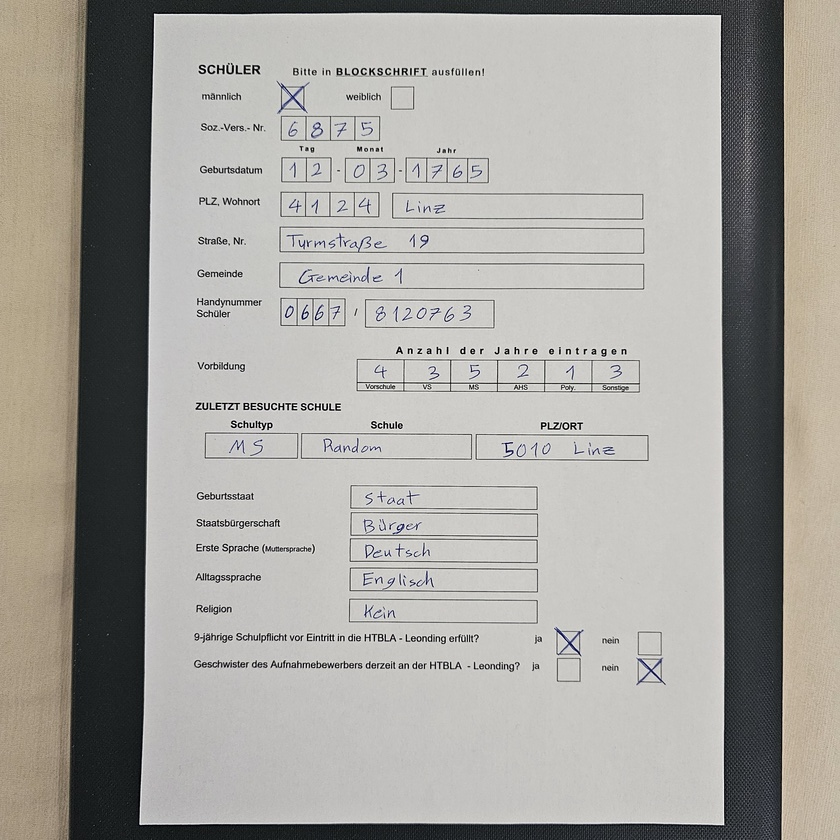
#> input picture ocrtest_secondtry/data/test_image.jpg, 840 x 840 px, shrunk from 2992 x 2992 before the run
$ python digitalization.py
#> lines starting #> are read from the running program, lines starting #| are printed output that depends on the picture; after the words box and inside, x2 and y2 are one past the last pixel; in counts of white or black regions, pixels touching at a corner belong together
#> in process_image, image is the input picture: shape (840, 840, 3); mean B, G, R 157.4, 162.5, 164.7
import cv2
import numpy as np
import pytesseract
import pandas as pd
import matplotlib.pyplot as plt
import os
import xlsxwriter

def display(im_path):
    dpi = 80
    im_data = plt.imread(im_path)

    height, width = im_data.shape[:2]

    # What size does the figure need to be in inches to fit the image?
    figsize = width / float(dpi), height / float(dpi)

    # Create a figure of the right size with one axes that takes up the full figure
    fig = plt.figure(figsize=figsize)
    ax = fig.add_axes([0, 0, 1, 1])

    # Hide spines, ticks, etc.
    ax.axis('off')

    # Display the image.
    ax.imshow(im_data, cmap='gray')

    plt.show()

def save_and_show_image(name, image):
    cv2.imwrite(f"temp/{name}.jpg", image)
    display(f"temp/{name}.jpg")

def detect_boxes(image):
    gray = cv2.cvtColor(image, cv2.COLOR_BGR2GRAY)
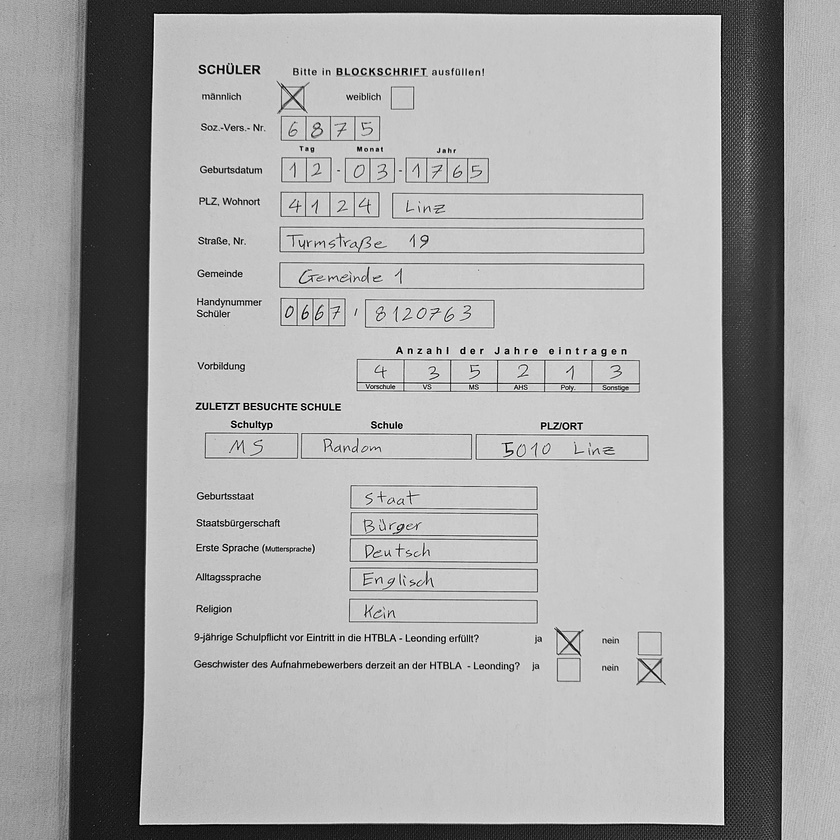
#> gray: shape (840, 840); min 0, max 255, mean 162.7
    _, threshold = cv2.threshold(gray, 127, 255, cv2.THRESH_BINARY)
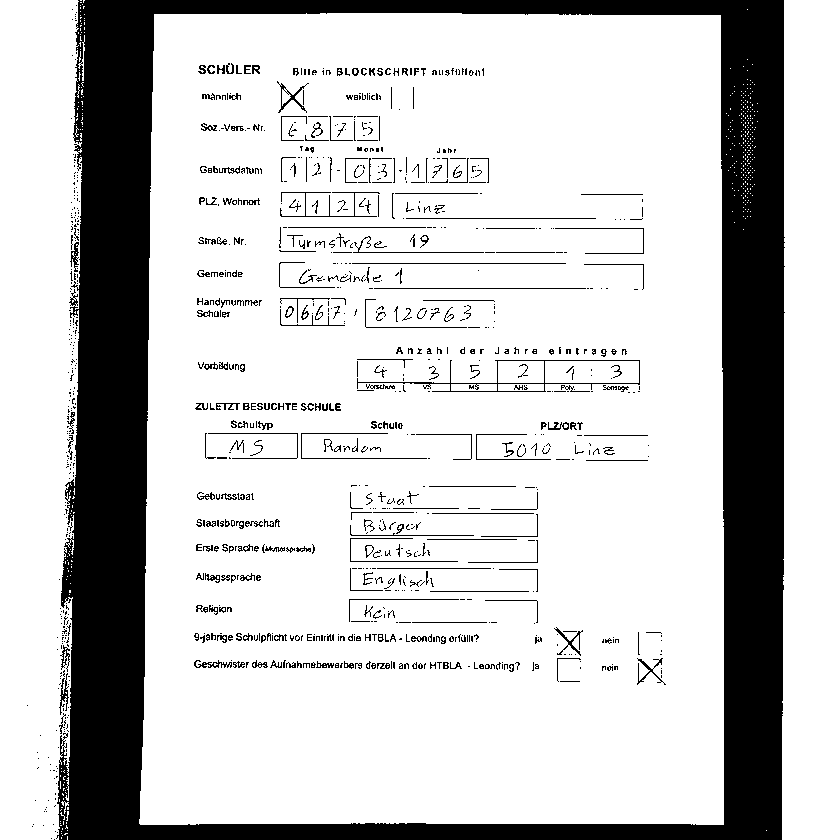
#> threshold: shape (840, 840); 78.9% white; 1031 black regions (735 under 20 px)
    contours, hierarchy = cv2.findContours(threshold, cv2.RETR_TREE, cv2.CHAIN_APPROX_SIMPLE)
#> contours = 2189 contours, 1746 with area under 20; largest, box (x1, y1, x2, y2) and area: (139, 13, 724, 825) 464606, (0, 0, 82, 840) 60251, (782, 0, 840, 840) 46526, (356, 359, 641, 393) 4788, (545, 361, 639, 383) 1953

    rectangle_coordinates = []

    # Find the largest contour (which approximates the document area)
    largest_contour_index = np.argmax([cv2.contourArea(cnt) for cnt in contours])
#> largest_contour_index = 347
    largest_contour = contours[largest_contour_index]
#> largest_contour = contour of 178 points, box (x1, y1, x2, y2) (139, 13, 724, 825), area 464606
    cv2.drawContours(image, [largest_contour], -1, (0, 255, 0), 3)
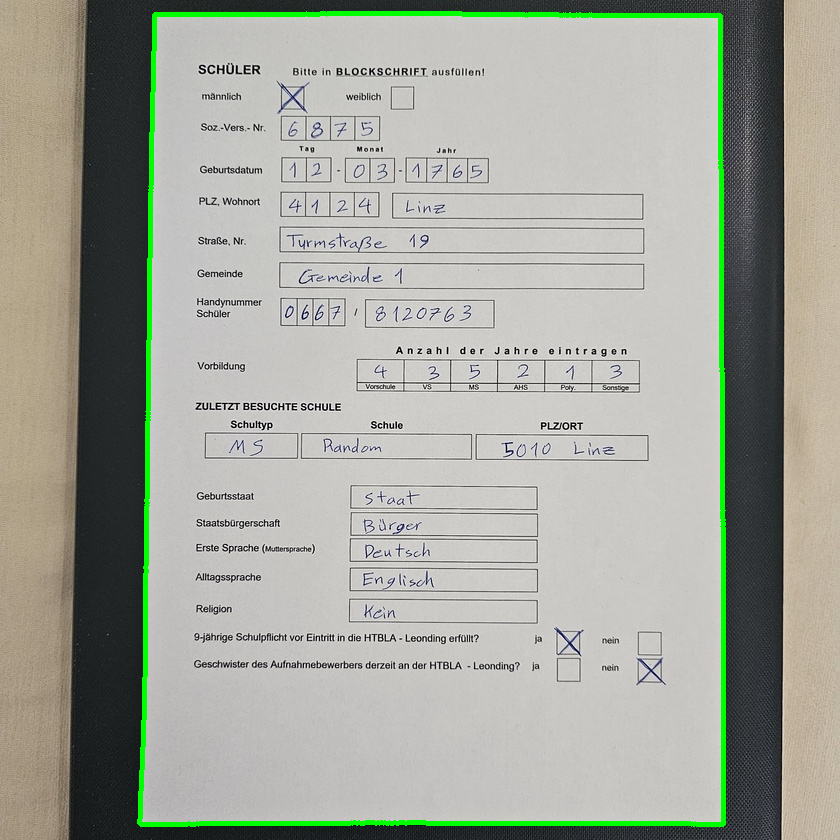
#> image: shape (840, 840, 3); 1.96% of pixels changed, all inside (x1, y1, x2, y2) = (137, 11, 726, 827)
    save_and_show_image("largest_contour.jpg", image)

    # Define the minimum percentage threshold for considering contours
    min_percentage_threshold = 0.05  # You can adjust this value as needed

    # Calculate the area of the document
    document_area = cv2.contourArea(largest_contour)
#> document_area = 464606

    # Get the bounding box coordinates of the largest contour
    x, y, w, h = cv2.boundingRect(largest_contour)
#> x = 139; y = 13; w = 585; h = 812

    # Iterate through all contours
    for i, contour in enumerate(contours):
        # Ignore contours that are the largest contour or have no parent
        if i == largest_contour_index or hierarchy[0][i][3] == -1:
            continue

        # Calculate the area of the contour
        area = cv2.contourArea(contour)
        # Compute the percentage of the document area occupied by the contour
        contour_percentage = (area / document_area) * 100

        # Check if the contour occupies less than the specified percentage of the document area
        if contour_percentage < min_percentage_threshold:
            continue

        # Get the bounding box coordinates of the current contour
        x_rect, y_rect, w_rect, h_rect = cv2.boundingRect(contour)

        # Check if the rectangle falls inside the largest contour
        if x <= x_rect and y <= y_rect and x + w >= x_rect + w_rect and y + h >= y_rect + h_rect:
            rectangle_coordinates.append((x_rect, y_rect, w_rect, h_rect))
#> this loop made 2189 passes
#> contour on passes 1 to 3: [[61, 837], [61, 838]], [[67, 836], [67, 839]], [[62, 835]]
#> after the loop, rectangle_coordinates = 18 items, first 6: (348, 598, 112, 25), (349, 537, 110, 26), (349, 524, 126, 13), (475, 433, 77, 28), (300, 432, 128, 28), (356, 359, 285, 34)

    return rectangle_coordinates


def extract_information(image, rect):
    x, y, w, h = rect
    print(f"x: {x}, y: {y}, w: {w}, h: {h}")
    region_image = image[y:y+h, x:x+w]
    region_text = pytesseract.image_to_string(region_image, lang='deu')
    return region_text.strip()


def find_closest_word(rect, words_info):
    rect_center = np.mean(rect, axis=0, dtype=int)
    closest_word = min(words_info, key=lambda word: np.linalg.norm(np.array([word['left'], word['top']]) - rect_center))
    return closest_word

def process_rectangles(rectangle_coordinates, words_info, image):
    linked_data = {}

    for rectangle in rectangle_coordinates:
        # Find the closest word to the rectangle
        closest_word = find_closest_word(rectangle, words_info)

        # Extract OCR result inside the rectangle
        x, y, w, h = rectangle
        print(f"Bounding rectangle: x={x}, y={y}, w={w}, h={h}")

        region_image = image[y:y+h, x:x+w]
        region_text = pytesseract.image_to_string(region_image, lang='deu')
        cv2.rectangle(image, (x, y), (x + w, y + h), (0, 255, 0), 2)  # Green color, thickness 2


        # Link the data from the rectangle to the corresponding word
        linked_data[closest_word['text']] = region_text.strip()
    save_and_show_image("region_image.jpg", image)
    return linked_data

def process_image(image_path):
    image = cv2.imread(image_path)

    rectangle_coordinates = detect_boxes(image)

    # Draw rectangles over the identified regions
    for rect in rectangle_coordinates:
        x, y, w, h = rect
        cv2.rectangle(image, (x, y), (x + w, y + h), (255, 255, 255), cv2.FILLED)
#> this loop made 18 passes
#> (x, y, w, h) on passes 1 to 12: (348, 598, 112, 25), (349, 537, 110, 26), (349, 524, 126, 13), (475, 433, 77, 28), (300, 432, 128, 28), (356, 359, 285, 34), (498, 384, 46, 7), (451, 384, 46, 7), (545, 361, 94, 22), (498, 361, 46, 22), (373, 287, 214, 3), (351, 262, 216, 3)
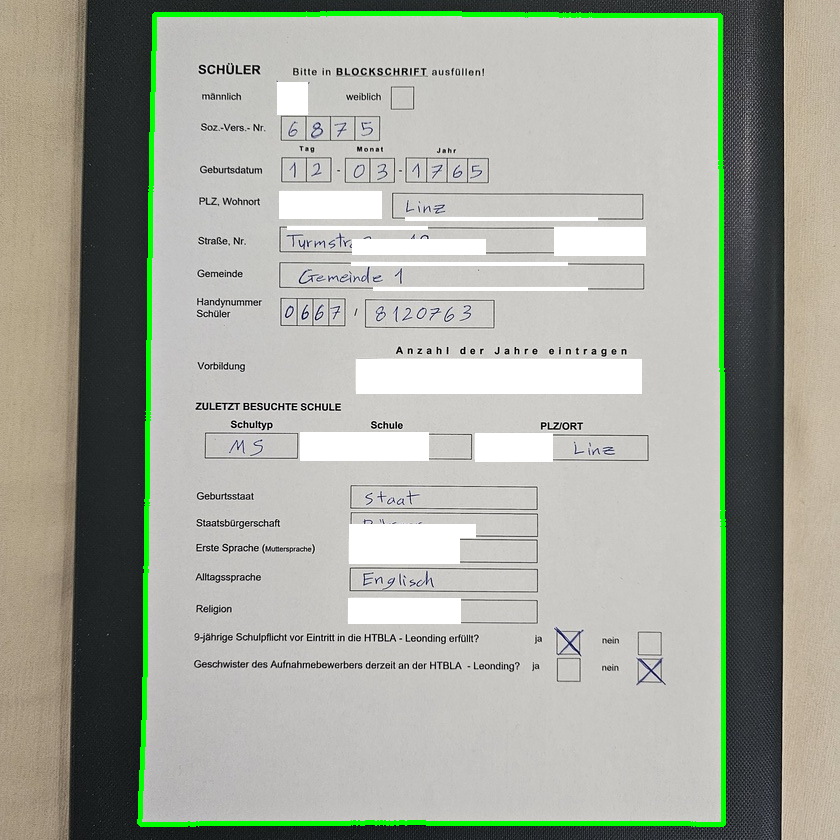
#> image: shape (840, 840, 3); 5.02% of pixels changed, all inside (x1, y1, x2, y2) = (277, 82, 646, 624)

    # Display the modified image with rectangles covering the identified regions
    save_and_show_image("covered_rectangles.jpg", image)

    gray_image = cv2.cvtColor(image, cv2.COLOR_BGR2GRAY)
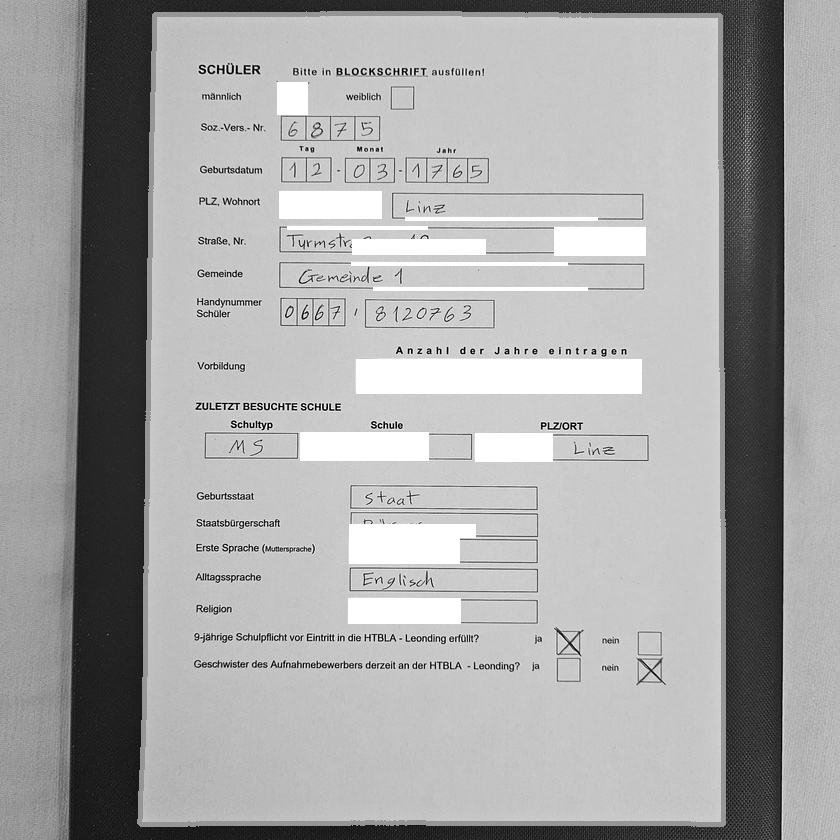
#> gray_image: shape (840, 840); min 0, max 255, mean 166.2
    # save_and_show_image("gray_image.jpg", gray_image)
    _, threshold_image = cv2.threshold(gray_image, 230, 255, cv2.THRESH_BINARY + cv2.THRESH_OTSU)
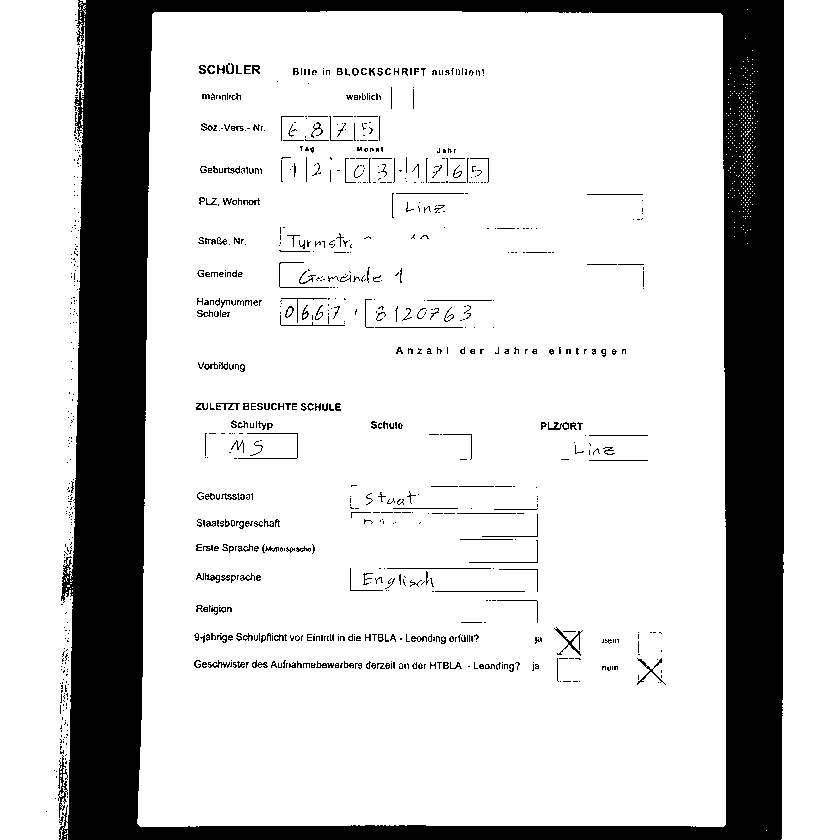
#> threshold_image: shape (840, 840); 80.9% white; 940 black regions (717 under 20 px), largest, box (x1, y1, x2, y2) and area: (59, 0, 784, 840) 122618, (58, 755, 68, 818) 234, (554, 627, 583, 656) 155
    equalized_image = cv2.equalizeHist(threshold_image)

    data = pytesseract.image_to_data(equalized_image, lang='deu', output_type=pytesseract.Output.DICT)
    words_info = []

    for i in range(len(data['text'])):
        word = data['text'][i]
        left, top, width, height = data['left'][i], data['top'][i], data['width'][i], data['height'][i]

        if word and width > 10 and height > 10:
            words_info.append({'text': word, 'left': left, 'top': top, 'width': width, 'height': height})

    linked_data = process_rectangles(rectangle_coordinates, words_info, image)

    # Create the output directory if it doesn't exist
    output_dir = 'output'
    if not os.path.exists(output_dir):
        os.makedirs(output_dir)

    # Define the output file path
    output_file = os.path.join(output_dir, 'output.xlsx')

    # Convert the linked data to a DataFrame
    df = pd.DataFrame(list(linked_data.items()), columns=['Word', 'Information'])

    # Write the DataFrame to an Excel file using ExcelWriter
    with pd.ExcelWriter(output_file, engine='xlsxwriter') as writer:
        df.to_excel(writer, index=False)

if __name__ == "__main__":
    process_image('data/test_image.jpg')
#> (the call stopped at in process_image, `data = pytesseract.image_to_data(equalized_image, lang='deu', output_t..`: pytesseract is not available in this run)
